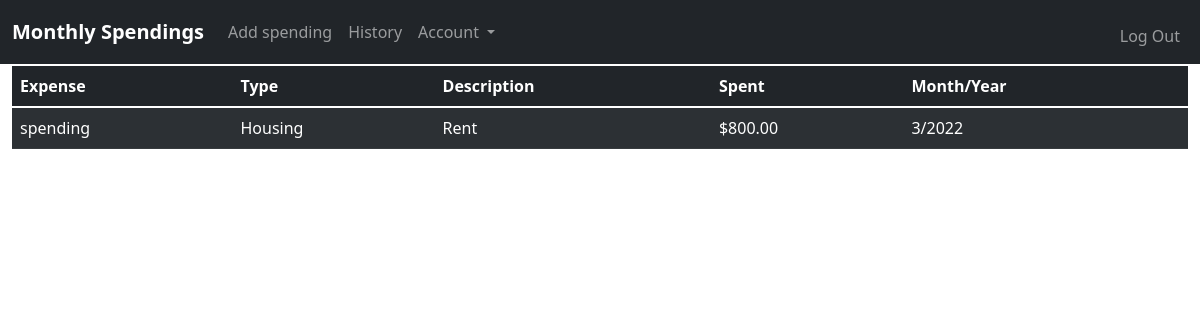
Screenshot of /history (signed in) with the database file from the repository.
### tables this page shows
CREATE TABLE user_history (transaction_id INTEGER PRIMARY KEY AUTOINCREMENT NOT NULL, user_id INTEGER NOT NULL, spending TEXT NOT NULL, type TEXT NOT NULL, description TEXT NOT NULL, amount NUMERIC NOT NULL, date TEXT NOT NULL);

### app.py (the view)
@app.route("/history")
@login_required
def history():
    database = sqlite3.connect("users.db")
    db = database.cursor()
    db.execute("SELECT * FROM user_history WHERE user_id=?", (session["user_id"],))
    history = db.fetchall()
    amount = []
    for items in history:
        amount.append(usd(items[5]))
    database.close()
    return render_template("history.html", history=history, amount=amount)

### helpers.py (called while the page is built)
def login_required(f):
    @wraps(f)
    def decorated_function(*args, **kwargs):
        if session.get("user_id") is None:
            return redirect("/login")
        return f(*args, **kwargs)
    return decorated_function

def usd(value):
    return f"${value:,.2f}"

### templates/history.html (shortened to what this page needs)
{% extends "layout.html" %}
{% block head %}<link rel="stylesheet" href="../static/style.css">{% endblock %}
{% block main %}
<div class="container-fluid">
    <table class="table table-dark table-striped history">
        <thead>
            <tr class="table-dark">
                <th class="table-dark">Expense</th>
                <th class="table-dark">Type</th>
                <th class="table-dark">Description</th>
                <th class="table-dark">Spent</th>
                <th class="table-dark">Month/Year</th>
            </tr>
        </thead>
        <tbody>
            {% for expenses in history %}
            <tr class="table-dark">
                <td class="table-dark">{{ expenses[2] }}</td>
                <td class="table-dark">{{ expenses[3] }}</td>
                <td class="table-dark">{{ expenses[4] }}</td>
                <td class="table-dark">{{ amount[loop.index0] }}</td>
                <td class="table-dark">{{ expenses[6] }}</td>
            </tr>
            {% endfor %}
        </tbody>
    </table>
</div>
{% endblock %}

### rows the page displays
user_history: spending "spending", type "Housing", description "Rent", amount "$800.00", date "3/2022"
